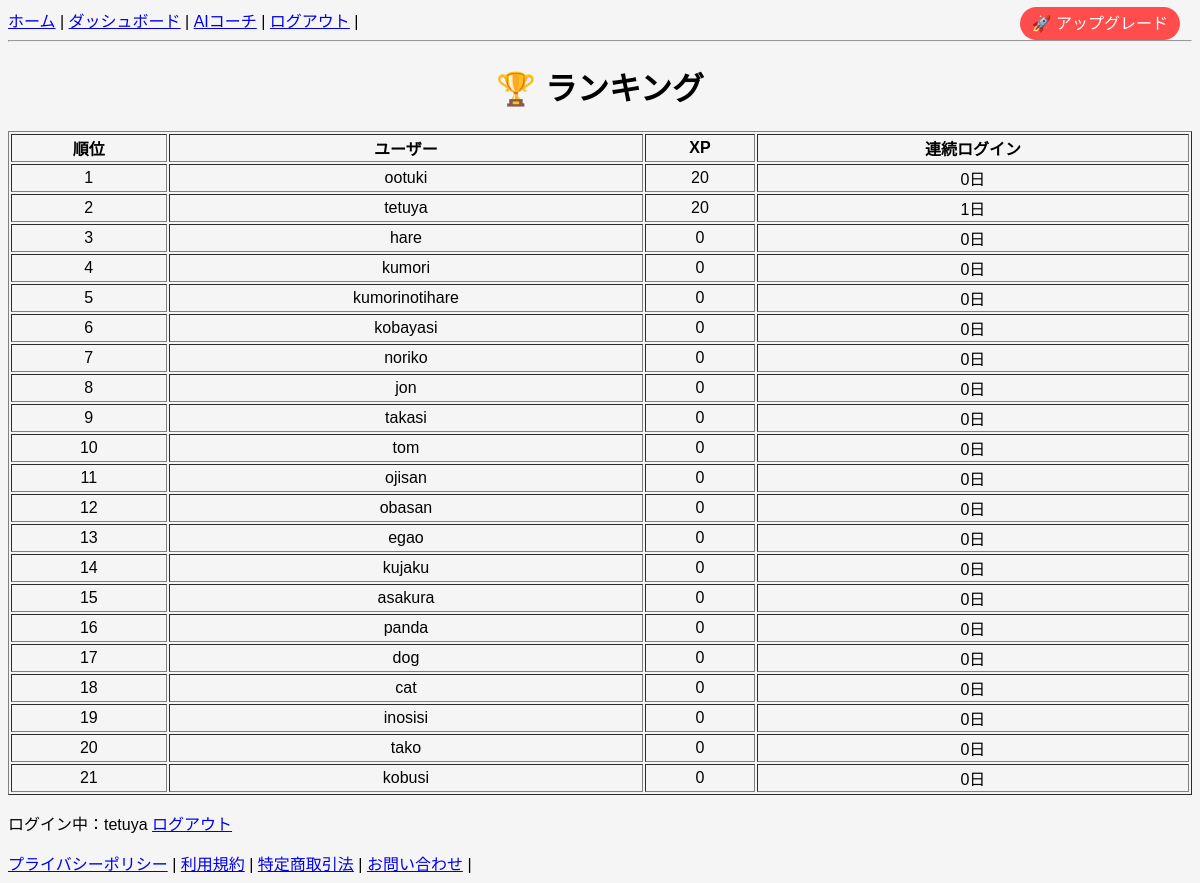
The app's page /ranking/ (signed in), older data.
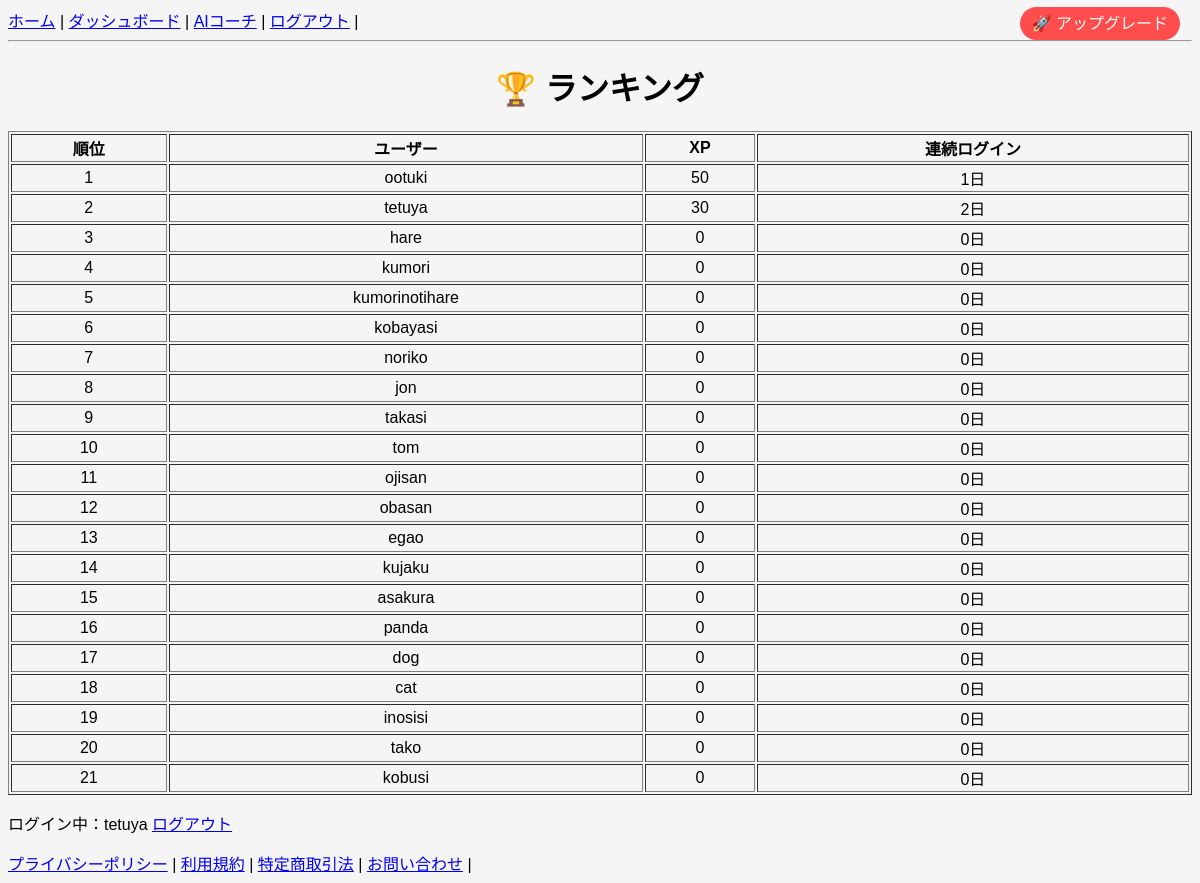
The same page, newer data.
### snippets/models.py (models this page shows)
class Profile(models.Model):
    user = models.OneToOneField(User, on_delete=models.CASCADE)
    is_premium = models.BooleanField(default=False)
    xp = models.IntegerField(default=0)
    level = models.IntegerField(default=1)
    streak = models.IntegerField(default=0)
    last_login_date = models.DateField(null=True, blank=True)
    streak_freeze = models.BooleanField(default=False)
    ai_count = models.IntegerField(default=0)

### snippets/views/ranking_views.py (the view)
# urls.py: path("ranking/", ranking, name="ranking"),
@login_required
def ranking(request):
    users = Profile.objects.all().order_by("-xp", "-is_premium")[:50]
    all_users = Profile.objects.all().order_by("-xp")
    rank = list(all_users).index(request.user.profile) + 1
    return render(request, "snippets/ranking.html", {
        "users": users
    })

### snippets/templates/snippets/ranking.html
{% extends "snippets/base.html" %}
{% block content %}
<h1>🏆 ランキング</h1>
<table border="1" style="width:100%;text-align:center;">
    <tr>
        <th>順位</th>
        <th>ユーザー</th>
        <th>XP</th>
        <th>連続ログイン</th>
    </tr>
    {% for user in users %}
    <tr>
        <td>{{ forloop.counter }}</td>
        <td>{{ user.user.username }}</td>
        <td>{{ user.xp }}</td>
        <td>{{ user.streak }}日</td>
    </tr>
    {% endfor %}
</table>
{% endblock %}

### snippets/templates/snippets/base.html (shortened to what this page needs)
<!DOCTYPE html>
<html>
<head>
</head>
<body>
<nav>
{% if user.is_authenticated %}
<a href="/">ホーム</a> |
<a href="/dashboard/">ダッシュボード</a> |
<a href="/ai-chat/">AIコーチ</a> |
<a href="/logout/">ログアウト</a> |
{% else %}
<a href="/">ホーム</a> |
<a href="/login/">ログイン</a> |
<a href="/signup/">新規登録</a> |
{% endif %}
</nav>
<hr>
{% block content %}
{% endblock %}
{% if user.is_authenticated %}
<p>
ログイン中：{{ user.username }}
<a href="/accounts/logout/">ログアウト</a>
</p>
{% endif %}
<div style="position:fixed;top:10px;right:20px;z-index:999;">
    {% if request.user.is_authenticated %}
        {% if request.user.profile.is_premium %}
            <span style="
                background:gold;
                color:black;
                padding:8px 12px;
                border-radius:20px;
                font-weight:bold;
            ">
                👑 PREMIUM
            </span>
        {% else %}
            <a href="/pricing/" style="
                background:#ff4d4d;
                color:white;
                padding:8px 12px;
                border-radius:20px;
                text-decoration:none;
            ">
                🚀 アップグレード
            </a>
        {% endif %}
    {% endif %}
</div>
<footer>
<a href="/privacy/">プライバシーポリシー</a> |
<a href="/terms/">利用規約</a> |
<a href="/legal/">特定商取引法</a> |
<a href="/contact/">お問い合わせ</a> |
</footer>
</body>
</html>

### snippets/templates/snippets/base.html (style rules this page uses)
body { font-family: Arial; background:#f5f5f5; }
h1 { text-align:center; }

Row changes from the older to the newer data that the page shows:
changed Profile "ootuki": xp "20" → "50"; streak "0" → "1"
changed Profile "tetuya": xp "20" → "30"; streak "1" → "2"
